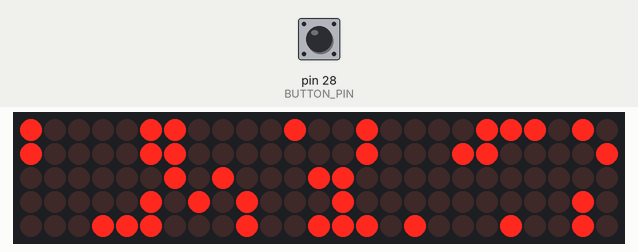
This sketch was run on a simulated Arduino Mega 2560, built with avr-gcc and run on an emulated ATmega2560. On the bench: 25×5 LED matrix. Wiring (inferred from the names in the program): LED cube drawn one layer per row (orientation assumed): layers pin 22, pin 23, pin 24, pin 25, pin 26; columns pin 29, pin 30, pin 31, pin 32, pin 33, pin 34, pin 35, pin 36, pin 37, pin 38, pin 39, pin 40, pin 41, pin 42, pin 43, pin 44, pin 45, pin 46, pin 47, pin 48, pin 49, pin 50, pin 51, pin 52, pin 53. Inputs (shaded band) come from the test bench; at power-on: pin 28 (BUTTON_PIN) LOW. Random numbers use the default seed unless the sketch sets one; what the sketch prints to the serial monitor is not drawn.

Above: at 1.2 s.
1.3 s: pin 28 (BUTTON_PIN) pulled HIGH for 0.15 s
At 1.64 s:
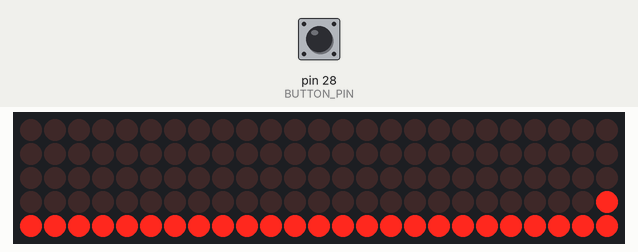
2.0 s: pin 28 (BUTTON_PIN) pulled HIGH for 1 s
At 2.22 s:
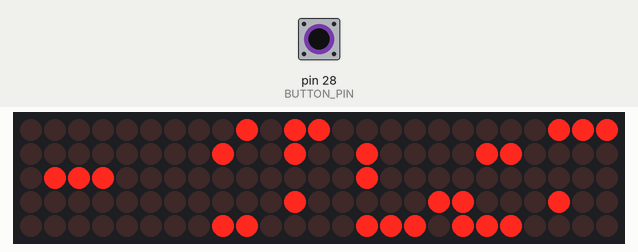
3.6 s: pin 28 (BUTTON_PIN) pulled HIGH for 0.15 s
At 3.98 s:
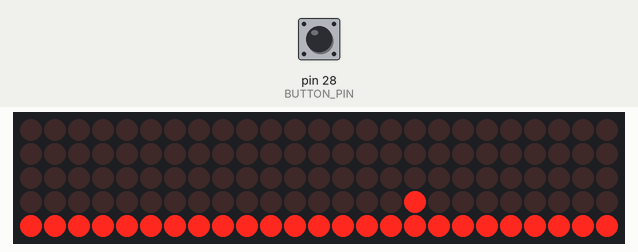
4.3 s: pin 28 (BUTTON_PIN) pulled HIGH for 3.2 s
At 4.56 s:
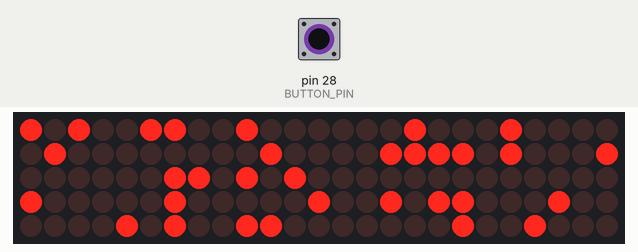
8.1 s: pin 28 (BUTTON_PIN) pulled HIGH for 0.15 s
At 8.4 s:
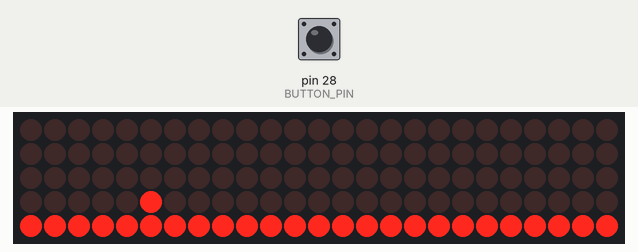
8.8 s: pin 28 (BUTTON_PIN) pulled HIGH for 1 s
At 9.08 s:
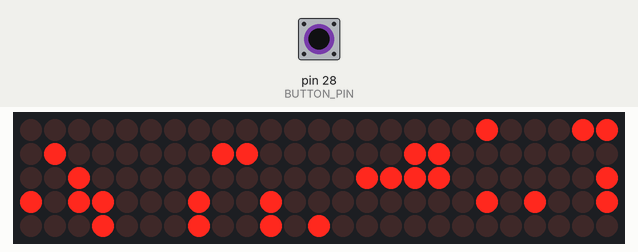

The sketch:

Cube.ino
```cpp
#include "Cube.h"

Cube cube;

void setup() {
  cube.init();
}

void loop() {
  cube.loop();
}
```

Animation.h
```cpp
#ifndef ANIMATION_H
#define ANIMATION_H

#include "Frame.h"

struct Animation {
  std::vector<Frame> frames;
  bool loop;
};

#endif
```

Button.cpp
```cpp
#include "Button.h"

void Button::init(int pin) {
  pinMode(pin, INPUT);

  this->pin = pin;
  lastState = false;
}

bool Button::click() {
  bool buttonClick = false;
  bool buttonPressed = digitalRead(pin);

  if(buttonPressed != lastState && buttonPressed) {
    buttonClick = true;
  }
  else {
    buttonClick = false;
  }

  lastState = buttonPressed;

  return buttonClick;
}
```

Button.h
```cpp
#ifndef BUTTON_H
#define BUTTON_H

#include <Arduino.h>

class Button {
public:
  void init(int pin);
  bool click();

private:
  int pin;
  bool lastState;
};

#endif
```

Cube.cpp
```cpp
#include "Cube.h"

void Cube::init() {
  Serial.begin(9600);
  Serial.println("Initializing...");

  // Set pins mode
  for(int i = 0; i < 5; i++) {
    pinMode(ROW_PINS[i], OUTPUT);
  }

  for(int i = 0; i < 25; i++) {
    pinMode(COLUMN_PINS[i], OUTPUT);
  }

  button.init(BUTTON_PIN);

  calculateAnimation(true);
}

void Cube::loop() {
  if(button.click()) {
    nextAnimation();
  }

  displayAnimation();
}

void Cube::nextAnimation() {
  animationIndex = (animationIndex + 1) % ANIMATION_COUNT;

  calculateAnimation(true);
}

void Cube::calculateAnimation(bool animationHasChanged) {
  String animationName = ANIMATION_NAMES[animationIndex];
  Frame frame;

  if(animationName == "blink") {
    for(int i = 0; i < 5; i++) {
      for(int j = 0; j < 25; j++) {
        frame.state[i][j] = random(1/BLINK_RATE) == 0;
      }
    }
    frame.duration = BLINK_FRAME_DURATION;

    animation.frames.push_back(frame);
    animation.loop = true;
  }
  else if(animationName == "rain") {
    if(animationHasChanged) {
      // Turn on the top LEDs
      for(int i = 0; i < 25; i++) {
        frame.state[4][i] = true;
      }
    }
    else {
      // Copy previous frame
      frame = animation.frames[0];

      // Move down all drops
      for(int i = 0; i < 4; i++) {
        for(int j = 0; j < 25; j++) {
          if(frame.state[i][j]) {
            frame.state[i][j] = false;

            if(i - 1 >= 0) {
              // Go down
              frame.state[i - 1][j] = true;

              for(int k = i; k < 5; k++) {
                frame.state[k][j] = false;
              }
            }
            else {
              frame.state[4][j] = true;
            }
          }
        }
      }

      // Select new drops
      bool drops[25];
      int order[25];

      for(int i = 0; i < 25; i++) {
        drops[i] = random(1/RAIN_RATE) == 0;
        order[i] = i;
      }

      shuffle(order);

      // Turn on maximum RAIN_MAX_DROPS drops
      for(int i = 0; i < RAIN_MAX_DROPS; i++) {
        int j = order[i];

        if(!drops[j]) {
          continue;
        }

        if(j + 1 < 25 && j / 5 == (j + 1) / 5) {
          drops[j + 1] = false;
        }
        if(j - 1 >= 0 && j / 5 == (j - 1) / 5) {
          drops[j - 1] = false;
        }
        if(j + 5 < 25) {
          drops[j + 5] = false;
        }
        if(j - 5 >= 0) {
          drops[j - 5] = false;
        }
      }

      // Turn off all other LEDs
      for(int i = RAIN_MAX_DROPS; i < 25; i++) {
        drops[order[i]] = false;
      }

      // Set frame state
      for(int i = 0; i < 25; i++) {
        frame.state[3][i] = drops[i];
      }
    }

    frame.duration = RAIN_FRAME_DURATION;
    animation.frames.push_back(frame);
    animation.loop = true;
  }
}

void Cube::displayAnimation() {
  if(animation.frames.size() > 0) {
    // If current frame has been displayed long enough
    if(millis() >= lastFrameStartTime + animation.frames[0].duration) {
      if(animation.frames.size() == 1) {
        if(animation.loop) {
          calculateAnimation(false);
        }
        else {
          nextAnimation();
        }
      }

      // Remove it from the buffer
      animation.frames.erase(animation.frames.begin());
      lastFrameStartTime = millis();
    }

    displayFrame(animation.frames[0]);
  }
  else {
    lastFrameStartTime = millis();
    turnOff();
  }
}

void Cube::displayFrame(Frame frame) {
  for(int i = 0; i < 5; i++) {
    for(int j = 0; j < 25; j++) {
      // Set columns
      digitalWrite(COLUMN_PINS[j], frame.state[i][j]);
    }

    // Activate row for FRAME_DURATION
    digitalWrite(ROW_PINS[i], HIGH);

    delay(FRAME_DURATION);

    digitalWrite(ROW_PINS[i], LOW);
  }
}

void Cube::turnOff() {
  for(int i = 0; i < 5; i++) {
    digitalWrite(ROW_PINS[i], LOW);
  }

  for(int j = 0; j < 25; j++) {
    digitalWrite(COLUMN_PINS[j], LOW);
  }
}
```

Cube.h
```cpp
#ifndef CUBE_H
#define CUBE_H

#include <Arduino.h>
#include <vector>

#include "utils.h"
#include "consts.h"
#include "Animation.h"
#include "Button.h"
#include "Frame.h"

class Cube {
public:
  void init();
  void loop();

private:
  void displayAnimation();
  void nextAnimation();
  void calculateAnimation(bool animationHasChanged);
  void turnOff();
  void displayFrame(Frame);

private:
  Button button;
  long lastFrameStartTime;
  Animation animation;
  int animationIndex;
};

#endif
```

Frame.h
```cpp
#ifndef FRAME_H
#define FRAME_H

#include "consts.h"

struct Frame {
  bool state[5][25] = { { false } };
  unsigned long duration = 0L;
};

#endif
```

consts.h
```cpp
#ifndef CONSTS_H
#define CONSTS_H

const int FRAME_DURATION = 1;

/* ------------ */
/* --- Pins --- */
/* ------------ */

const int BUTTON_PIN = 28;

const int ROW_PINS[5] = {
  22, 23, 24, 25, 26
};

const int COLUMN_PINS[25] = {
  29, 30, 31, 32, 33,
  34, 35, 36, 37, 38,
  39, 40, 41, 42, 43,
  44, 45, 46, 47, 48,
  49, 50, 51, 52, 53
};

const String ANIMATION_NAMES[] = {
  "blink",
  "rain"
};
const int ANIMATION_COUNT = sizeof(ANIMATION_NAMES) / sizeof(ANIMATION_NAMES[0]);


/* ------------------ */
/* --- Animations --- */
/* ------------------ */

// Blink
const int BLINK_FRAME_DURATION = 100;
const float BLINK_RATE = 1 / 4.0f;

// Rain
const int RAIN_FRAME_DURATION = 140;
const float RAIN_RATE = 1 / 3.0f;
const int RAIN_MAX_DROPS = 1;

#endif
```

utils.h
```cpp
#ifndef UTILS_H
#define UTILS_H

template<typename T, size_t N>
void shuffle(T (&arr)[N]) {
  for(int i = N-1; i > 0; i--) {
    int j = random(i + 1);

    T tmp = arr[i];
    arr[i] = arr[j];
    arr[j] = tmp;
  }
}

#endif
```
